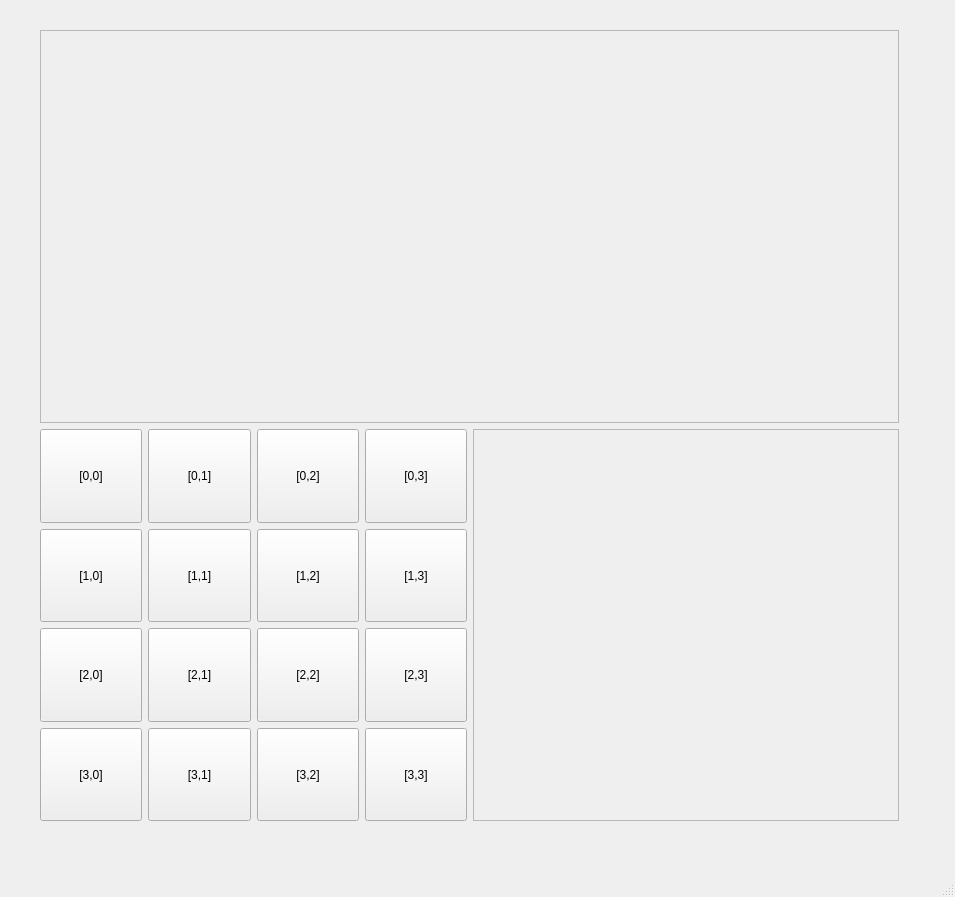
<?xml version="1.0" encoding="UTF-8"?>
<ui version="4.0">
 <class>MainWindow</class>
 <widget class="QMainWindow" name="MainWindow">
  <property name="geometry">
   <rect>
    <x>0</x>
    <y>0</y>
    <width>955</width>
    <height>897</height>
   </rect>
  </property>
  <property name="sizePolicy">
   <sizepolicy hsizetype="Preferred" vsizetype="Preferred">
    <horstretch>0</horstretch>
    <verstretch>0</verstretch>
   </sizepolicy>
  </property>
  <property name="windowTitle">
   <string>MainWindow</string>
  </property>
  <widget class="QWidget" name="centralwidget">
   <widget class="QWidget" name="verticalLayoutWidget">
    <property name="geometry">
     <rect>
      <x>40</x>
      <y>30</y>
      <width>859</width>
      <height>791</height>
     </rect>
    </property>
    <layout class="QVBoxLayout" name="verticalLayout">
     <item>
      <widget class="QFrame" name="frame_3">
       <property name="sizePolicy">
        <sizepolicy hsizetype="Preferred" vsizetype="Expanding">
         <horstretch>0</horstretch>
         <verstretch>0</verstretch>
        </sizepolicy>
       </property>
       <property name="frameShape">
        <enum>QFrame::StyledPanel</enum>
       </property>
       <property name="frameShadow">
        <enum>QFrame::Raised</enum>
       </property>
      </widget>
     </item>
     <item>
      <layout class="QHBoxLayout" name="horizontalLayout">
       <item>
        <layout class="QGridLayout" name="gridLayout">
         <item row="10" column="5">
          <widget class="QPushButton" name="pin33">
           <property name="sizePolicy">
            <sizepolicy hsizetype="Minimum" vsizetype="Expanding">
             <horstretch>0</horstretch>
             <verstretch>0</verstretch>
            </sizepolicy>
           </property>
           <property name="text">
            <string>[3,3]</string>
           </property>
          </widget>
         </item>
         <item row="3" column="2">
          <widget class="QPushButton" name="pin01">
           <property name="sizePolicy">
            <sizepolicy hsizetype="Minimum" vsizetype="Expanding">
             <horstretch>0</horstretch>
             <verstretch>0</verstretch>
            </sizepolicy>
           </property>
           <property name="text">
            <string>[0,1]</string>
           </property>
          </widget>
         </item>
         <item row="3" column="5">
          <widget class="QPushButton" name="pin03">
           <property name="sizePolicy">
            <sizepolicy hsizetype="Minimum" vsizetype="Expanding">
             <horstretch>0</horstretch>
             <verstretch>0</verstretch>
            </sizepolicy>
           </property>
           <property name="text">
            <string>[0,3]</string>
           </property>
          </widget>
         </item>
         <item row="3" column="0">
          <widget class="QPushButton" name="pin00">
           <property name="sizePolicy">
            <sizepolicy hsizetype="Minimum" vsizetype="Expanding">
             <horstretch>0</horstretch>
             <verstretch>0</verstretch>
            </sizepolicy>
           </property>
           <property name="text">
            <string>[0,0]</string>
           </property>
          </widget>
         </item>
         <item row="10" column="4">
          <widget class="QPushButton" name="pin32">
           <property name="sizePolicy">
            <sizepolicy hsizetype="Minimum" vsizetype="Expanding">
             <horstretch>0</horstretch>
             <verstretch>0</verstretch>
            </sizepolicy>
           </property>
           <property name="text">
            <string>[3,2]</string>
           </property>
          </widget>
         </item>
         <item row="9" column="5">
          <widget class="QPushButton" name="pin23">
           <property name="sizePolicy">
            <sizepolicy hsizetype="Minimum" vsizetype="Expanding">
             <horstretch>0</horstretch>
             <verstretch>0</verstretch>
            </sizepolicy>
           </property>
           <property name="text">
            <string>[2,3]</string>
           </property>
          </widget>
         </item>
         <item row="9" column="2">
          <widget class="QPushButton" name="pin21">
           <property name="sizePolicy">
            <sizepolicy hsizetype="Minimum" vsizetype="Expanding">
             <horstretch>0</horstretch>
             <verstretch>0</verstretch>
            </sizepolicy>
           </property>
           <property name="text">
            <string>[2,1]</string>
           </property>
          </widget>
         </item>
         <item row="6" column="0">
          <widget class="QPushButton" name="pin10">
           <property name="sizePolicy">
            <sizepolicy hsizetype="Minimum" vsizetype="Expanding">
             <horstretch>0</horstretch>
             <verstretch>0</verstretch>
            </sizepolicy>
           </property>
           <property name="text">
            <string>[1,0]</string>
           </property>
          </widget>
         </item>
         <item row="9" column="0">
          <widget class="QPushButton" name="pin20">
           <property name="sizePolicy">
            <sizepolicy hsizetype="Minimum" vsizetype="Expanding">
             <horstretch>0</horstretch>
             <verstretch>0</verstretch>
            </sizepolicy>
           </property>
           <property name="text">
            <string>[2,0]</string>
           </property>
          </widget>
         </item>
         <item row="10" column="0">
          <widget class="QPushButton" name="pin30">
           <property name="sizePolicy">
            <sizepolicy hsizetype="Minimum" vsizetype="Expanding">
             <horstretch>0</horstretch>
             <verstretch>0</verstretch>
            </sizepolicy>
           </property>
           <property name="text">
            <string>[3,0]</string>
           </property>
          </widget>
         </item>
         <item row="3" column="4">
          <widget class="QPushButton" name="pin02">
           <property name="sizePolicy">
            <sizepolicy hsizetype="Minimum" vsizetype="Expanding">
             <horstretch>0</horstretch>
             <verstretch>0</verstretch>
            </sizepolicy>
           </property>
           <property name="text">
            <string>[0,2]</string>
           </property>
          </widget>
         </item>
         <item row="6" column="2">
          <widget class="QPushButton" name="pin11">
           <property name="sizePolicy">
            <sizepolicy hsizetype="Minimum" vsizetype="Expanding">
             <horstretch>0</horstretch>
             <verstretch>0</verstretch>
            </sizepolicy>
           </property>
           <property name="text">
            <string>[1,1]</string>
           </property>
          </widget>
         </item>
         <item row="9" column="4">
          <widget class="QPushButton" name="pin22">
           <property name="sizePolicy">
            <sizepolicy hsizetype="Minimum" vsizetype="Expanding">
             <horstretch>0</horstretch>
             <verstretch>0</verstretch>
            </sizepolicy>
           </property>
           <property name="text">
            <string>[2,2]</string>
           </property>
          </widget>
         </item>
         <item row="10" column="2">
          <widget class="QPushButton" name="pin31">
           <property name="sizePolicy">
            <sizepolicy hsizetype="Minimum" vsizetype="Expanding">
             <horstretch>0</horstretch>
             <verstretch>0</verstretch>
            </sizepolicy>
           </property>
           <property name="text">
            <string>[3,1]</string>
           </property>
          </widget>
         </item>
         <item row="6" column="5">
          <widget class="QPushButton" name="pin13">
           <property name="sizePolicy">
            <sizepolicy hsizetype="Minimum" vsizetype="Expanding">
             <horstretch>0</horstretch>
             <verstretch>0</verstretch>
            </sizepolicy>
           </property>
           <property name="text">
            <string>[1,3]</string>
           </property>
          </widget>
         </item>
         <item row="6" column="4">
          <widget class="QPushButton" name="pin12">
           <property name="sizePolicy">
            <sizepolicy hsizetype="Minimum" vsizetype="Expanding">
             <horstretch>0</horstretch>
             <verstretch>0</verstretch>
            </sizepolicy>
           </property>
           <property name="text">
            <string>[1,2]</string>
           </property>
          </widget>
         </item>
        </layout>
       </item>
       <item>
        <widget class="QFrame" name="frame">
         <property name="frameShape">
          <enum>QFrame::StyledPanel</enum>
         </property>
         <property name="frameShadow">
          <enum>QFrame::Raised</enum>
         </property>
        </widget>
       </item>
      </layout>
     </item>
    </layout>
   </widget>
  </widget>
  <widget class="QMenuBar" name="menubar">
   <property name="geometry">
    <rect>
     <x>0</x>
     <y>0</y>
     <width>955</width>
     <height>22</height>
    </rect>
   </property>
  </widget>
  <widget class="QStatusBar" name="statusbar"/>
 </widget>
 <resources/>
 <connections/>
</ui>
